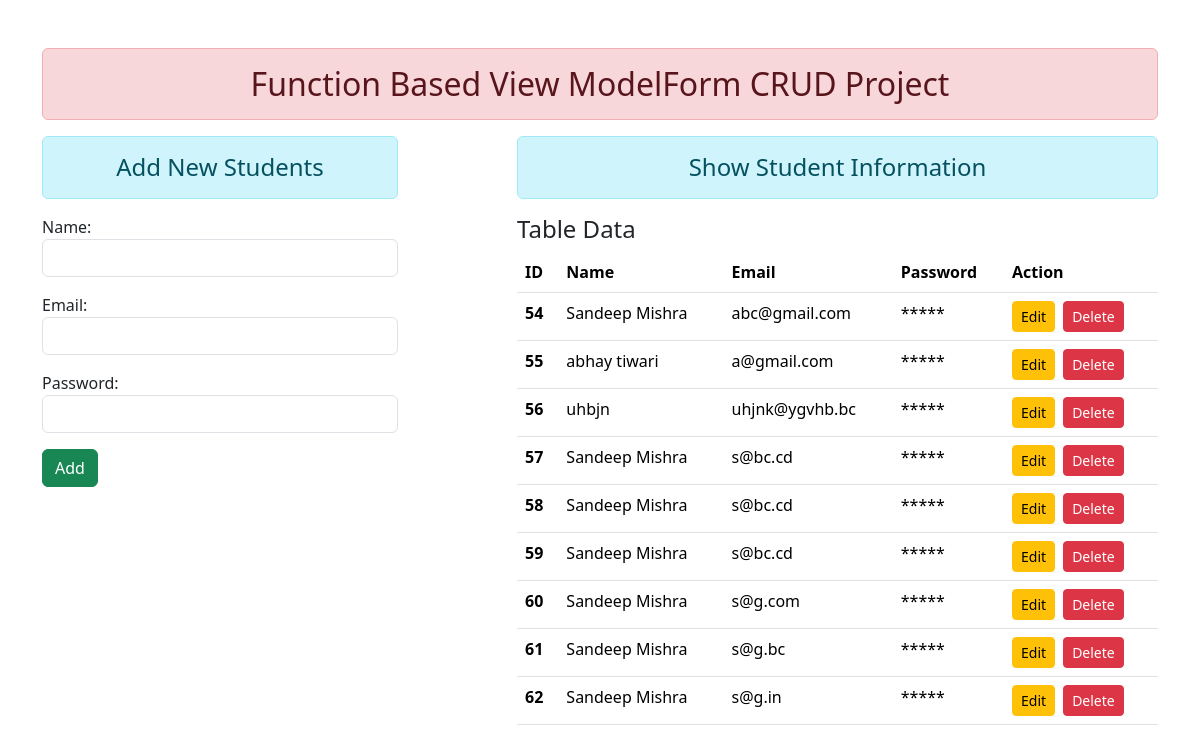
The page / on the database its author committed.
### CRUDApp/models.py (models this page shows)
class User(models.Model):
    name =  models.CharField(max_length=70,)
    email = models.EmailField(max_length=100)
    password = models.CharField(max_length=100)

### CRUDApp/views.py (the view)
# urls.py: path('', views.add_show, name="addandshow"),
def add_show(request):
    if request.method == 'POST':
        fm = StudentRegistration(request.POST)
        if fm.is_valid():
            nm = fm.cleaned_data['name']
            em = fm.cleaned_data['email']
            pw = fm.cleaned_data['password']
            reg = User(name=nm, email=em, password=pw)
            reg.save()
            fm = StudentRegistration()
            stud = User.objects.all()
        else:
            stud = User.objects.all()
    else:
        fm = StudentRegistration()
        stud = User.objects.all()
    return render(request, 'enroll/addandshow.html', {'form': fm, 'stu': stud})

### CRUDApp/forms.py
class StudentRegistration(forms.ModelForm):
    class Meta:
        model = User
        fields = ['name','email','password']
        widgets = {
            'name': forms.TextInput(attrs={'class' : 'form-control'}),
            'email': forms.EmailInput(attrs={'class' : 'form-control'}),
             'password': forms.TextInput(attrs={'class': 'form-control'}),
        }

### CRUDApp/templates/enroll/addandshow.html (shortened to what this page needs)
{% extends 'enroll/index.html' %}
{% block content %}
<div class="row">
    <div class="col-sm-4">
        <h4 class="text-center alert alert-info">Add New Students</h4>
        <form action="" method="POST">
            {{ form.as_p }}
            <input type="submit" class="btn btn-success" value="Add">
        </form>
    </div>
     <div class="col-sm-7 offset-1 ">
        <h4 class="text-center alert alert-info">Show Student Information</h4>
        {%if stu %}
        <h4>Table Data</h4>
        <table class="table">
            <thead>
              <tr>
                <th scope="col">ID</th>
                <th scope="col">Name</th>
                <th scope="col">Email</th>
                <th scope="col">Password</th>
                <th scope="col">Action</th>
              </tr>
            </thead>
            <tbody>
                {% for st in stu %}
              <tr>
                <th scope="row">{{st.id}}</th>
                <td>{{st.name}}</td>
                <td>{{st.email}}</td>
                <td>*****</td>
                <td class="d-flex align-items-center">
                  <a href="{% url 'updatedata' st.id %}" class="btn btn-warning btn-sm me-2">Edit</a>
                  <form action="{% url 'deletedata' st.id %}" method="post" class="d-inline">
                      <input type="submit" class="btn btn-danger btn-sm" value="Delete">
                  </form>
              </td>
              </tr>
              {% endfor %}
            </tbody>
          </table>
        {%else%}
        <h4 class="text-center alert alert-warning">No Record</h4>
        {%endif%}
    </div>
</div>
{% endblock content %}

### CRUDApp/templates/enroll/index.html (shortened to what this page needs)
{% load static %}
<!DOCTYPE html>
<html lang="en">
<head>
    <link rel="stylesheet" href="{% static 'enroll/CSS/bootstrap.min.css' %}">
<body>
    <div class="container mt-5">
        <h2 class="text-center alert alert-danger rounded ">
            Function Based View ModelForm CRUD Project
        </h2>
        {% block content %}{% endblock %}
    </div>
</body>
</html>

### rows shown on the page
User: id "54", name "Sandeep Mishra", email "abc@gmail.com"
User: id "55", name "abhay tiwari", email "a@gmail.com"
User: id "56", name "uhbjn", email "uhjnk@ygvhb.bc"
User: id "57", name "Sandeep Mishra", email "s@bc.cd"
User: id "58", name "Sandeep Mishra", email "s@bc.cd"
User: id "59", name "Sandeep Mishra", email "s@bc.cd"
User: id "60", name "Sandeep Mishra", email "s@g.com"
User: id "61", name "Sandeep Mishra", email "s@g.bc"
User: id "62", name "Sandeep Mishra", email "s@g.in"
